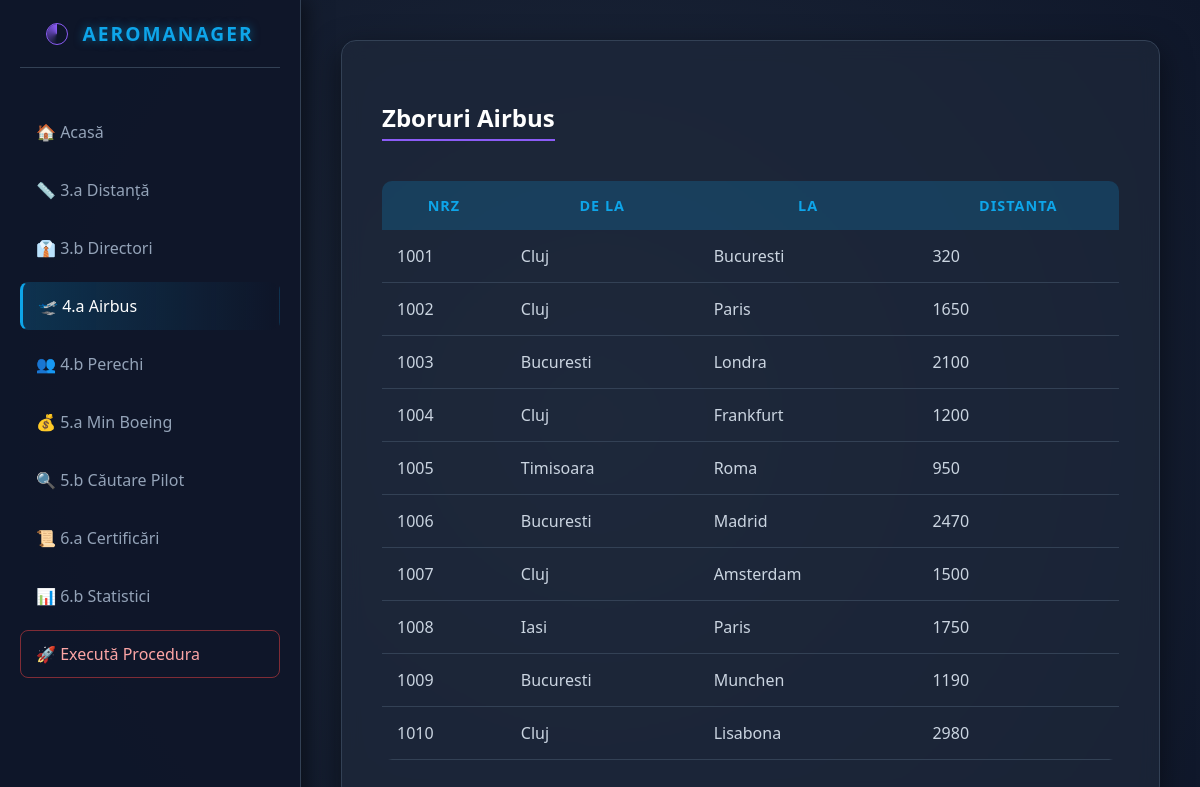
Page /app/index.php?page=q4a on the committed database.
### tables this page shows
CREATE TABLE Zboruri (
    nrz       INT          NOT NULL PRIMARY KEY,
    de_la     VARCHAR(40)  NOT NULL,
    la        VARCHAR(40)  NOT NULL,
    distanta  INT          NOT NULL,
    plecare   TIME         NOT NULL,
    sosire    TIME         NOT NULL,
    zi        VARCHAR(15)  NULL
);

### app/index.php (the view, shortened to what this page needs)
<?php
require 'db.php';
$page = isset($_GET['page']) ? $_GET['page'] : 'home';
?>
<!DOCTYPE html>
<html lang="ro">
<head>
    <link rel="stylesheet" href="style.css?v=<?php echo time(); ?>">
</head>
<body>
    <?php if ($page == 'home'): ?>
        <div id="radar-overlay">
            <div class="radar-spinner"></div>
            <div class="loading-text">SYSTEM INITIALIZING... by IANIS OTVOS</div>
        </div>
    <?php else: ?>
        <div id="cloud-overlay">
        </div>
    <?php endif; ?>
    <div class="sidebar">
        <div class="brand-box">
            <div class="mini-radar"></div>
            <h3>AeroManager</h3>
        </div>
        <div class="nav-links">
            <a href="?page=home" class="<?= $page=='home'?'active':'' ?>">🏠 Acasă</a>
            <a href="?page=q3a" class="<?= $page=='q3a'?'active':'' ?>">📏 3.a Distanță</a>
            <a href="?page=q3b" class="<?= $page=='q3b'?'active':'' ?>">👔 3.b Directori</a>
            <a href="?page=q4a" class="<?= $page=='q4a'?'active':'' ?>">🛫 4.a Airbus</a>
            <a href="?page=q4b" class="<?= $page=='q4b'?'active':'' ?>">👥 4.b Perechi</a>
            <a href="?page=q5a" class="<?= $page=='q5a'?'active':'' ?>">💰 5.a Min Boeing</a>
            <a href="?page=q5b" class="<?= $page=='q5b'?'active':'' ?>">🔍 5.b Căutare Pilot</a>
            <a href="?page=q6a" class="<?= $page=='q6a'?'active':'' ?>">📜 6.a Certificări</a>
            <a href="?page=q6b" class="<?= $page=='q6b'?'active':'' ?>">📊 6.b Statistici</a>
            <a href="?page=proc" class="proc-btn <?= $page=='proc'?'active':'' ?>">🚀 Execută Procedura</a>
        </div>
    </div>
    <div class="main-content">
        <div class="container">
            <?php
            switch($page) {
                case 'q4a':
                    echo "<h2>Zboruri Airbus</h2>";
                    $stmt = $pdo->query("SELECT DISTINCT z.nrz, z.de_la, z.la, z.distanta FROM Zboruri z JOIN Aeronave a ON a.gama_croaziera > z.distanta WHERE a.numeav LIKE 'AIRBUS%'");
                    renderTable($stmt);
                    break;
            }
            ?>
        </div>
    </div>
</body>
</html>
<?php
function renderTable($stmt) {
    $rows = $stmt->fetchAll();
    echo "<table><thead><tr>";
    foreach (array_keys($rows[0]) as $col) { echo "<th>" . htmlspecialchars(ucwords(str_replace('_', ' ', $col))) . "</th>"; }
    echo "</tr></thead><tbody>";
    foreach ($rows as $row) {
        echo "<tr>";
        foreach ($row as $k => $v) {
            if (strpos($k, 'salariu') !== false || strpos($k, 'mediu') !== false || strpos($k, 'min') !== false || strpos($k, 'max') !== false)
                echo "<td class='number'>" . number_format($v, 2) . "</td>";
            else
                echo "<td>" . htmlspecialchars($v) . "</td>";
        }
        echo "</tr>";
    }
    echo "</tbody></table>";
}
?>

### app/style.css (style rules this page uses)
:root { --bg-deep: #0f172a; --glass: rgba(30, 41, 59, 0.7); --neon-blue: #0ea5e9; --neon-purple: #8b5cf6; --text-glow: 0 0 10px rgba(14, 165, 233, 0.5); }
body { background-color: var(--bg-deep); color: #e2e8f0; font-family: 'Segoe UI', sans-serif; margin: 0; display: flex; min-height: 100vh; background-image: radial-gradient(circle at 50% 50%, #1e293b 0%, #0f172a 100%); overflow-x: hidden; }
#cloud-overlay { position: fixed; top: 0; left: 0; width: 100%; height: 100%; z-index: 99998; pointer-events: none; display: flex; overflow: hidden; }
.sidebar { width: 260px; background: rgba(15, 23, 42, 0.95); border-right: 1px solid #334155; padding: 20px; box-shadow: 5px 0 20px rgba(0,0,0,0.5); display: flex; flex-direction: column; position: sticky; top: 0; height: 100vh; z-index: 100; }
.brand-box { text-align: center; margin-bottom: 40px; border-bottom: 1px solid #334155; padding-bottom: 20px; }
.mini-radar { display: inline-block; width: 20px; height: 20px; border: 1px solid var(--neon-purple); border-radius: 50%; position: relative; margin-right: 10px; vertical-align: middle; }
.mini-radar::after { content: ''; position: absolute; top: 0; left: 0; right: 0; bottom: 0; border-radius: 50%; background: conic-gradient(from 0deg, transparent 50%, var(--neon-purple) 100%); animation: radarScan 2s linear infinite; }
.sidebar h3 { display: inline-block; margin: 0; text-transform: uppercase; letter-spacing: 2px; color: var(--neon-blue); text-shadow: var(--text-glow); font-size: 1.2rem; vertical-align: middle; }
.nav-links { display: flex; flex-direction: column; gap: 10px; }
.nav-links a { text-decoration: none; color: #94a3b8; padding: 12px 15px; border-radius: 8px; transition: 0.3s; border: 1px solid transparent; display: flex; align-items: center; gap: 10px; }
.nav-links a.active { background: linear-gradient(90deg, rgba(14, 165, 233, 0.2), transparent); color: white; border-left: 3px solid var(--neon-blue); }
.nav-links a.proc-btn { margin-top: auto; border: 1px solid rgba(239, 68, 68, 0.5); color: #fca5a5; }
.main-content { flex-grow: 1; padding: 40px; }
.container { background: var(--glass); backdrop-filter: blur(10px); padding: 40px; border-radius: 15px; border: 1px solid #334155; box-shadow: 0 10px 30px rgba(0,0,0,0.5); max-width: 1000px; margin: 0 auto; animation: slideUp 0.8s cubic-bezier(0.2, 0.8, 0.2, 1); }
h1, h2 { color: white; }
h2 { border-bottom: 2px solid var(--neon-purple); display: inline-block; padding-bottom: 5px; }
table { width: 100%; border-collapse: separate; border-spacing: 0; margin-top: 20px; border-radius: 10px; overflow: hidden; }
thead tr { background: rgba(14, 165, 233, 0.2); }
th { color: var(--neon-blue); padding: 15px; text-transform: uppercase; font-size: 0.9rem; letter-spacing: 1px; }
td { padding: 15px; border-bottom: 1px solid #334155; color: #cbd5e1; }

### rows in the picture
zboruri: nrz "1001", de_la "Cluj", la "Bucuresti", distanta "320"
zboruri: nrz "1002", de_la "Cluj", la "Paris", distanta "1650"
zboruri: nrz "1003", de_la "Bucuresti", la "Londra", distanta "2100"
zboruri: nrz "1004", de_la "Cluj", la "Frankfurt", distanta "1200"
zboruri: nrz "1005", de_la "Timisoara", la "Roma", distanta "950"
zboruri: nrz "1006", de_la "Bucuresti", la "Madrid", distanta "2470"
zboruri: nrz "1007", de_la "Cluj", la "Amsterdam", distanta "1500"
zboruri: nrz "1008", de_la "Iasi", la "Paris", distanta "1750"
zboruri: nrz "1009", de_la "Bucuresti", la "Munchen", distanta "1190"
zboruri: nrz "1010", de_la "Cluj", la "Lisabona", distanta "2980"

### other values in the picture
str_replace('_', ' ', $col) "NRZ"
str_replace('_', ' ', $col) "DE LA"
str_replace('_', ' ', $col) "LA"
str_replace('_', ' ', $col) "DISTANTA"
